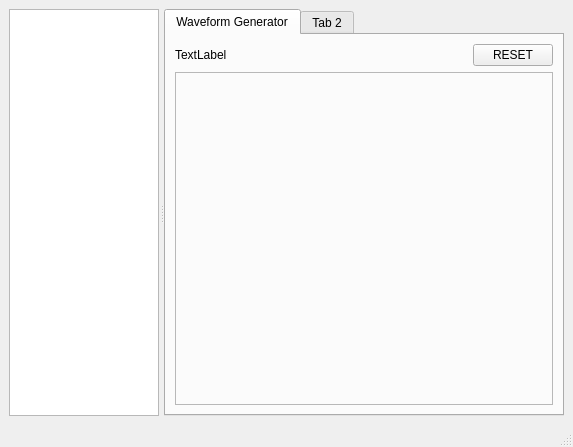
<?xml version="1.0" encoding="UTF-8"?>
<ui version="4.0">
 <class>SceneGenerator</class>
 <widget class="QMainWindow" name="SceneGenerator">
  <property name="geometry">
   <rect>
    <x>0</x>
    <y>0</y>
    <width>567</width>
    <height>447</height>
   </rect>
  </property>
  <property name="windowTitle">
   <string>NeuralSimulation - Scene Generator</string>
  </property>
  <widget class="QWidget" name="centralwidget">
   <layout class="QHBoxLayout" name="horizontalLayout">
    <item>
     <widget class="QSplitter" name="splitter">
      <property name="orientation">
       <enum>Qt::Horizontal</enum>
      </property>
      <property name="handleWidth">
       <number>5</number>
      </property>
      <property name="childrenCollapsible">
       <bool>false</bool>
      </property>
      <widget class="QTreeView" name="treeView">
       <property name="sizePolicy">
        <sizepolicy hsizetype="Expanding" vsizetype="Expanding">
         <horstretch>0</horstretch>
         <verstretch>0</verstretch>
        </sizepolicy>
       </property>
       <property name="minimumSize">
        <size>
         <width>150</width>
         <height>200</height>
        </size>
       </property>
      </widget>
      <widget class="QTabWidget" name="WaveformGenerator">
       <property name="sizePolicy">
        <sizepolicy hsizetype="MinimumExpanding" vsizetype="MinimumExpanding">
         <horstretch>0</horstretch>
         <verstretch>0</verstretch>
        </sizepolicy>
       </property>
       <property name="minimumSize">
        <size>
         <width>400</width>
         <height>200</height>
        </size>
       </property>
       <property name="currentIndex">
        <number>0</number>
       </property>
       <widget class="QWidget" name="tab">
        <attribute name="title">
         <string>Waveform Generator</string>
        </attribute>
        <layout class="QVBoxLayout" name="verticalLayout">
         <item>
          <layout class="QHBoxLayout" name="horizontalLayout_2">
           <property name="sizeConstraint">
            <enum>QLayout::SetMinimumSize</enum>
           </property>
           <item>
            <widget class="QLabel" name="label">
             <property name="text">
              <string>TextLabel</string>
             </property>
            </widget>
           </item>
           <item>
            <spacer name="horizontalSpacer">
             <property name="orientation">
              <enum>Qt::Horizontal</enum>
             </property>
             <property name="sizeHint" stdset="0">
              <size>
               <width>40</width>
               <height>20</height>
              </size>
             </property>
            </spacer>
           </item>
           <item>
            <widget class="QPushButton" name="pushButton">
             <property name="text">
              <string>RESET</string>
             </property>
            </widget>
           </item>
          </layout>
         </item>
         <item>
          <widget class="QFrame" name="frame">
           <property name="sizePolicy">
            <sizepolicy hsizetype="Expanding" vsizetype="Expanding">
             <horstretch>0</horstretch>
             <verstretch>0</verstretch>
            </sizepolicy>
           </property>
           <property name="frameShape">
            <enum>QFrame::StyledPanel</enum>
           </property>
           <property name="frameShadow">
            <enum>QFrame::Raised</enum>
           </property>
           <layout class="QVBoxLayout" name="verticalLayout_2"/>
          </widget>
         </item>
        </layout>
       </widget>
       <widget class="QWidget" name="tab_2">
        <attribute name="title">
         <string>Tab 2</string>
        </attribute>
       </widget>
      </widget>
     </widget>
    </item>
   </layout>
  </widget>
  <widget class="QMenuBar" name="menubar">
   <property name="geometry">
    <rect>
     <x>0</x>
     <y>0</y>
     <width>567</width>
     <height>20</height>
    </rect>
   </property>
  </widget>
  <widget class="QStatusBar" name="statusbar"/>
 </widget>
 <resources/>
 <connections/>
</ui>
